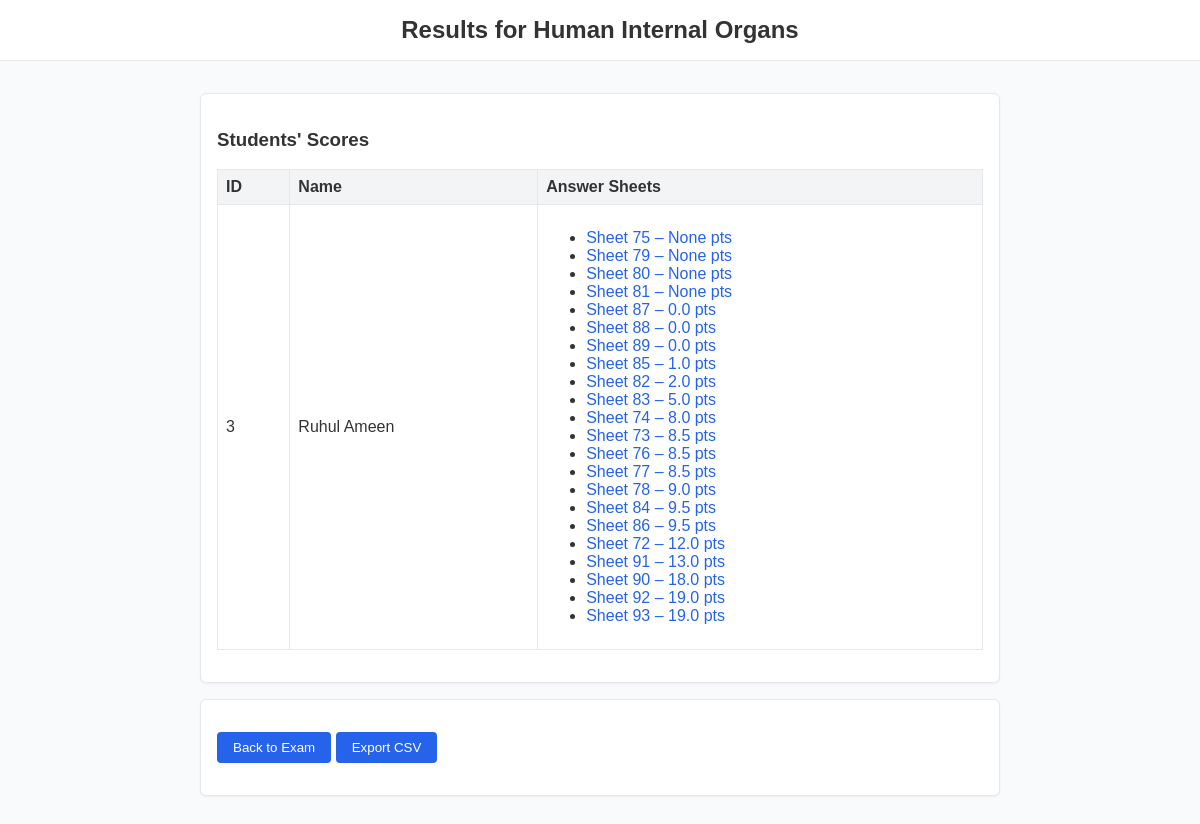
The app's page /exams/3/results with its own data.
### tables this page shows
CREATE TABLE exams (
            id INTEGER PRIMARY KEY AUTOINCREMENT,
            title TEXT NOT NULL,
            subject TEXT NOT NULL,
            instructions TEXT
        );

CREATE TABLE students (
            id INTEGER PRIMARY KEY AUTOINCREMENT,
            exam_id INTEGER NOT NULL,
            name TEXT NOT NULL,
            FOREIGN KEY(exam_id) REFERENCES exams(id) ON DELETE CASCADE
        );

CREATE TABLE answer_sheets (
            id INTEGER PRIMARY KEY AUTOINCREMENT,
            student_id INTEGER NOT NULL,
            filename TEXT NOT NULL,
            extracted_text TEXT,
            evaluated_at TIMESTAMP,
            total_score REAL,
            FOREIGN KEY(student_id) REFERENCES students(id) ON DELETE CASCADE
        );

### src/controllers/routers.py (the view)
@router.get("/exams/{exam_id}/results")
async def exam_results(request: Request, exam_id: int):
    conn = get_db_connection()
    cur = conn.cursor()
    cur.execute("SELECT * FROM exams WHERE id = ?", (exam_id,))
    exam = cur.fetchone()
    if exam is None:
        conn.close()
        raise HTTPException(status_code=404, detail="Exam not found")
    cur.execute(
        """
        SELECT students.id AS student_id, students.name, answer_sheets.id AS sheet_id, answer_sheets.total_score
        FROM students
        LEFT JOIN answer_sheets ON students.id = answer_sheets.student_id
        WHERE students.exam_id = ?
        ORDER BY students.id
        """,
        (exam_id,),
    )
    rows = cur.fetchall()
    students = {}
    for row in rows:
        sid = row["student_id"]
        if sid not in students:
            students[sid] = {"name": row["name"], "sheets": []}
        if row["sheet_id"] is not None:
            students[sid]["sheets"].append({"id": row["sheet_id"], "total_score": row["total_score"]})
    conn.close()
    return templates.TemplateResponse(
        "results.html",
        {
            "request": request,
            "exam": exam,
            "students": students,
        },
    )

### templates/results.html (shortened to what this page needs)
{% extends "base.html" %}
{% block content %}
<header>Results for {{ exam.title }}</header>
<main>
  <div class="card">
    <h3>Students' Scores</h3>
    {% if students %}
    <table>
      <thead><tr><th>ID</th><th>Name</th><th>Answer Sheets</th></tr></thead>
      <tbody>
      {% for sid, data in students.items() %}
        <tr>
          <td>{{ sid }}</td>
          <td>{{ data.name }}</td>
          <td>
            {% if data.sheets %}
            <ul>
              {% for sheet in data.sheets %}
                <li><a href="/answer_sheets/{{ sheet.id }}">Sheet {{ sheet.id }} – {{ sheet.total_score }} pts</a></li>
              {% endfor %}
            </ul>
            {% else %}
            No uploads
            {% endif %}
          </td>
        </tr>
      {% endfor %}
      </tbody>
    </table>
    {% else %}
    <p>No students found.</p>
    {% endif %}
  </div>
  <div class="card">
    <p><a href="/exams/{{ exam.id }}"><button>Back to Exam</button></a>
       <a href="/exams/{{ exam.id }}/export"><button>Export CSV</button></a></p>
  </div>
</main>
{% endblock %}

### static/style.css (style rules this page uses)
body { font-family: sans-serif; margin: 0; padding: 0; background-color: #f9fafb; color: #333; }
header { background-color: #ffffff; border-bottom: 1px solid #e5e7eb; padding: 1rem; text-align: center; font-size: 1.5rem; font-weight: 600; }
main { max-width: 800px; margin: 2rem auto; padding: 0 1rem; }
table { width: 100%; border-collapse: collapse; margin-bottom: 1rem; }
th, td { padding: 0.5rem; border: 1px solid #e5e7eb; text-align: left; }
th { background-color: #f3f4f6; }
input[type="submit"], button { background-color: #2563eb; color: #ffffff; padding: 0.5rem 1rem; border: none; border-radius: 4px; cursor: pointer; }
a { color: #2563eb; text-decoration: none; }
.card { background-color: #ffffff; border: 1px solid #e5e7eb; border-radius: 6px; padding: 1rem; margin-bottom: 1rem; box-shadow: 0 1px 2px rgba(0, 0, 0, 0.05); }

### records on screen
exams: title "Human Internal Organs"
students: name "Ruhul Ameen"
answer_sheets: id "87", total_score "0.0"
answer_sheets: id "88", total_score "0.0"
answer_sheets: id "89", total_score "0.0"
answer_sheets: id "85", total_score "1.0"
answer_sheets: id "82", total_score "2.0"
answer_sheets: id "83", total_score "5.0"
answer_sheets: id "74", total_score "8.0"
answer_sheets: id "73", total_score "8.5"
answer_sheets: id "76", total_score "8.5"
answer_sheets: id "77", total_score "8.5"
answer_sheets: id "78", total_score "9.0"
answer_sheets: id "84", total_score "9.5"
answer_sheets: id "86", total_score "9.5"
answer_sheets: id "72", total_score "12.0"
answer_sheets: id "91", total_score "13.0"
answer_sheets: id "90", total_score "18.0"
answer_sheets: id "92", total_score "19.0"
answer_sheets: id "93", total_score "19.0"

### other values on screen
{{ sid }} "3"
{{ sheet.id }} "75" "79" "80" "81"
{{ sheet.total_score }} "None" "None" "None" "None"
